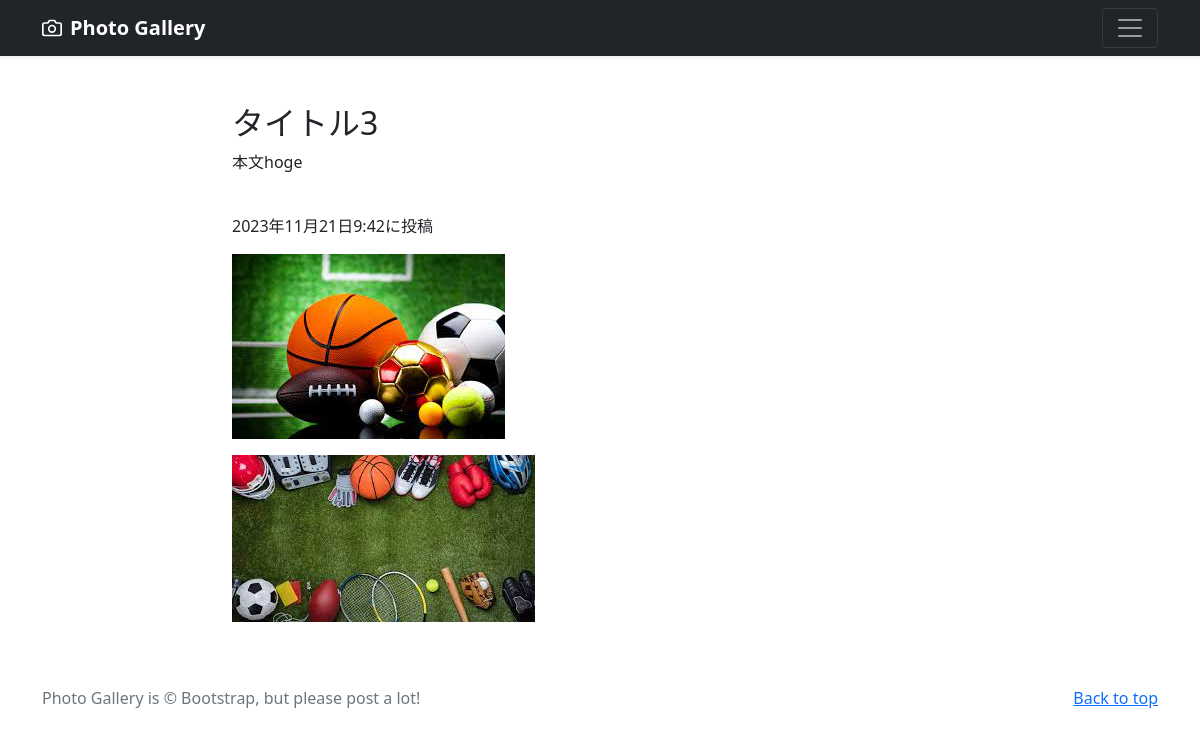
/photo-detail/3 (signed in), run on the app's committed database.
### photo/models.py (models this page shows, shortened)
class PhotoPost(models.Model):
    user = models.ForeignKey(
        CustomUser,
        verbose_name='ユーザー',
        on_delete=models.CASCADE
        )
    category = models.ForeignKey(
        Category,
        verbose_name='カテゴリ',
        on_delete=models.PROTECT
        )
    title = models.CharField(
        verbose_name='タイトル',
        max_length=200
        )
    comment = models.TextField(
        verbose_name='コメント',
        )
    image1 = models.ImageField(
        verbose_name='イメージ1',
        upload_to = 'photos'
        )
    image2 = models.ImageField(
        verbose_name='イメージ2',
        upload_to = 'photos',
        blank=True,
        null=True
        )
    posted_at = models.DateTimeField(
        verbose_name='投稿日時',
        auto_now_add=True
        )

### photo/views.py (the view)
# urls.py: path("photo-detail/<int:pk>",views.PhotoDetail.as_view(),name="photo_detail"),
class PhotoDetail(DetailView):
    template_name="detail.html"
    model=PhotoPost

### photo/templates/detail.html (shortened to what this page needs)
{% extends 'base.html' %}
      {% block contents %}
      <br><br>
      <div class="container">
        <div class="row">
          <div class="col offset-2">
            <h2>{{object.title}}</h2>
            <p>{{object.comment}}</p>
            <br>
            <p>{{object.posted_at}}に投稿</p>
            <p><img src="{{ object.image1.url }}"></p>
            {% if object.image2 %}
            <p><img src="{{ object.image2.url }}"></p>
            {% endif %}
      {% endblock %}

### data on the page
PhotoPost: title "タイトル3", comment "本文hoge", posted_at "2023年11月21日9:42", image1 (picture), image2 (picture)
